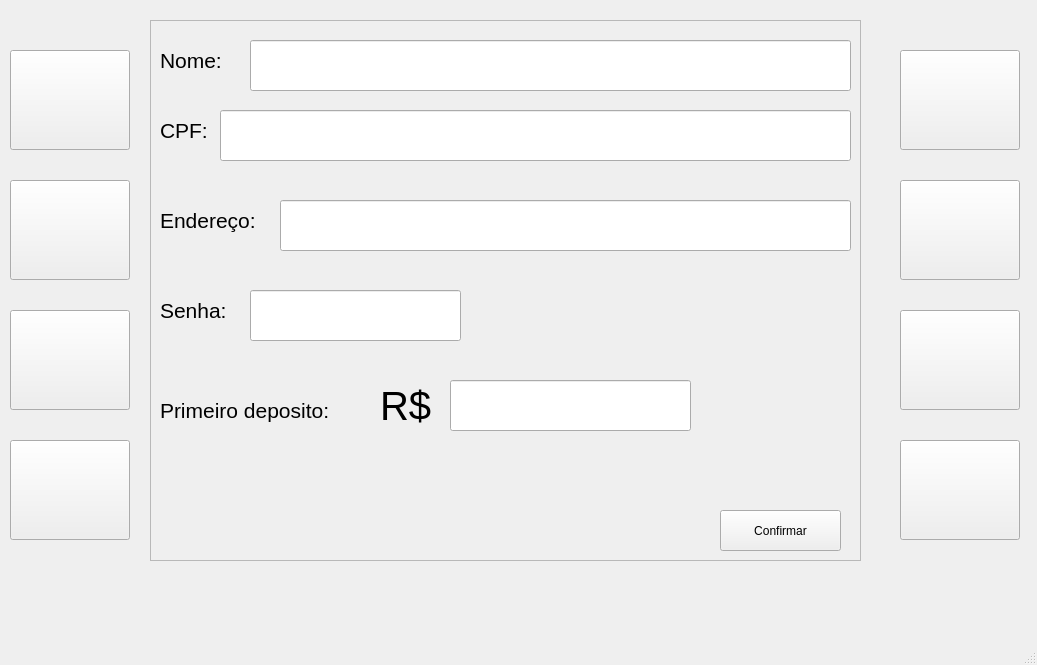
<?xml version="1.0" encoding="UTF-8"?>
<ui version="4.0">
 <class>MainWindow</class>
 <widget class="QMainWindow" name="MainWindow">
  <property name="geometry">
   <rect>
    <x>0</x>
    <y>0</y>
    <width>1037</width>
    <height>665</height>
   </rect>
  </property>
  <property name="windowTitle">
   <string>MainWindow</string>
  </property>
  <widget class="QWidget" name="centralwidget">
   <widget class="QPushButton" name="btn4">
    <property name="geometry">
     <rect>
      <x>10</x>
      <y>440</y>
      <width>120</width>
      <height>100</height>
     </rect>
    </property>
    <property name="text">
     <string/>
    </property>
   </widget>
   <widget class="QPushButton" name="btn7">
    <property name="geometry">
     <rect>
      <x>900</x>
      <y>310</y>
      <width>120</width>
      <height>100</height>
     </rect>
    </property>
    <property name="text">
     <string/>
    </property>
   </widget>
   <widget class="QPushButton" name="btn3">
    <property name="geometry">
     <rect>
      <x>10</x>
      <y>310</y>
      <width>120</width>
      <height>100</height>
     </rect>
    </property>
    <property name="text">
     <string/>
    </property>
   </widget>
   <widget class="QPushButton" name="btn8">
    <property name="geometry">
     <rect>
      <x>900</x>
      <y>440</y>
      <width>120</width>
      <height>100</height>
     </rect>
    </property>
    <property name="text">
     <string/>
    </property>
   </widget>
   <widget class="QPushButton" name="btn1">
    <property name="geometry">
     <rect>
      <x>10</x>
      <y>50</y>
      <width>120</width>
      <height>100</height>
     </rect>
    </property>
    <property name="text">
     <string/>
    </property>
   </widget>
   <widget class="QPushButton" name="btn2">
    <property name="geometry">
     <rect>
      <x>10</x>
      <y>180</y>
      <width>120</width>
      <height>100</height>
     </rect>
    </property>
    <property name="text">
     <string/>
    </property>
   </widget>
   <widget class="QPushButton" name="btn6">
    <property name="geometry">
     <rect>
      <x>900</x>
      <y>180</y>
      <width>120</width>
      <height>100</height>
     </rect>
    </property>
    <property name="text">
     <string/>
    </property>
   </widget>
   <widget class="QPushButton" name="btn5">
    <property name="geometry">
     <rect>
      <x>900</x>
      <y>50</y>
      <width>120</width>
      <height>100</height>
     </rect>
    </property>
    <property name="text">
     <string/>
    </property>
   </widget>
   <widget class="QFrame" name="frame">
    <property name="geometry">
     <rect>
      <x>150</x>
      <y>20</y>
      <width>711</width>
      <height>541</height>
     </rect>
    </property>
    <property name="frameShape">
     <enum>QFrame::StyledPanel</enum>
    </property>
    <property name="frameShadow">
     <enum>QFrame::Raised</enum>
    </property>
    <widget class="QLabel" name="label_7">
     <property name="geometry">
      <rect>
       <x>10</x>
       <y>180</y>
       <width>121</width>
       <height>41</height>
      </rect>
     </property>
     <property name="font">
      <font>
       <pointsize>16</pointsize>
      </font>
     </property>
     <property name="text">
      <string>Endereço:</string>
     </property>
    </widget>
    <widget class="QPushButton" name="confirmarBtn_4">
     <property name="geometry">
      <rect>
       <x>570</x>
       <y>490</y>
       <width>121</width>
       <height>41</height>
      </rect>
     </property>
     <property name="text">
      <string>Confirmar</string>
     </property>
    </widget>
    <widget class="QLineEdit" name="inserirEndereco">
     <property name="geometry">
      <rect>
       <x>130</x>
       <y>180</y>
       <width>571</width>
       <height>51</height>
      </rect>
     </property>
     <property name="font">
      <font>
       <pointsize>16</pointsize>
      </font>
     </property>
     <property name="text">
      <string/>
     </property>
    </widget>
    <widget class="QLabel" name="label_9">
     <property name="geometry">
      <rect>
       <x>10</x>
       <y>20</y>
       <width>81</width>
       <height>41</height>
      </rect>
     </property>
     <property name="font">
      <font>
       <pointsize>16</pointsize>
      </font>
     </property>
     <property name="text">
      <string>Nome:</string>
     </property>
    </widget>
    <widget class="QLabel" name="label_10">
     <property name="geometry">
      <rect>
       <x>10</x>
       <y>90</y>
       <width>61</width>
       <height>41</height>
      </rect>
     </property>
     <property name="font">
      <font>
       <pointsize>16</pointsize>
      </font>
     </property>
     <property name="text">
      <string>CPF:</string>
     </property>
    </widget>
    <widget class="QLineEdit" name="inserirCPF">
     <property name="geometry">
      <rect>
       <x>70</x>
       <y>90</y>
       <width>631</width>
       <height>51</height>
      </rect>
     </property>
     <property name="font">
      <font>
       <pointsize>16</pointsize>
      </font>
     </property>
     <property name="text">
      <string/>
     </property>
    </widget>
    <widget class="QLineEdit" name="inserirNome">
     <property name="geometry">
      <rect>
       <x>100</x>
       <y>20</y>
       <width>601</width>
       <height>51</height>
      </rect>
     </property>
     <property name="font">
      <font>
       <pointsize>16</pointsize>
      </font>
     </property>
     <property name="text">
      <string/>
     </property>
    </widget>
    <widget class="QLabel" name="label_8">
     <property name="geometry">
      <rect>
       <x>10</x>
       <y>270</y>
       <width>91</width>
       <height>41</height>
      </rect>
     </property>
     <property name="font">
      <font>
       <pointsize>16</pointsize>
      </font>
     </property>
     <property name="text">
      <string>Senha:</string>
     </property>
    </widget>
    <widget class="QLineEdit" name="inserirSenha">
     <property name="geometry">
      <rect>
       <x>100</x>
       <y>270</y>
       <width>211</width>
       <height>51</height>
      </rect>
     </property>
     <property name="font">
      <font>
       <pointsize>16</pointsize>
      </font>
     </property>
     <property name="text">
      <string/>
     </property>
    </widget>
    <widget class="QLabel" name="label_19">
     <property name="geometry">
      <rect>
       <x>10</x>
       <y>370</y>
       <width>221</width>
       <height>41</height>
      </rect>
     </property>
     <property name="font">
      <font>
       <pointsize>16</pointsize>
      </font>
     </property>
     <property name="text">
      <string>Primeiro deposito:</string>
     </property>
    </widget>
    <widget class="QLabel" name="label_20">
     <property name="geometry">
      <rect>
       <x>230</x>
       <y>360</y>
       <width>61</width>
       <height>51</height>
      </rect>
     </property>
     <property name="font">
      <font>
       <pointsize>30</pointsize>
      </font>
     </property>
     <property name="text">
      <string>R$</string>
     </property>
    </widget>
    <widget class="QLineEdit" name="inserirSaldo">
     <property name="geometry">
      <rect>
       <x>300</x>
       <y>360</y>
       <width>241</width>
       <height>51</height>
      </rect>
     </property>
     <property name="font">
      <font>
       <pointsize>30</pointsize>
      </font>
     </property>
     <property name="text">
      <string/>
     </property>
    </widget>
   </widget>
  </widget>
  <widget class="QMenuBar" name="menubar">
   <property name="geometry">
    <rect>
     <x>0</x>
     <y>0</y>
     <width>1037</width>
     <height>26</height>
    </rect>
   </property>
  </widget>
  <widget class="QStatusBar" name="statusbar"/>
 </widget>
 <resources/>
 <connections/>
</ui>
